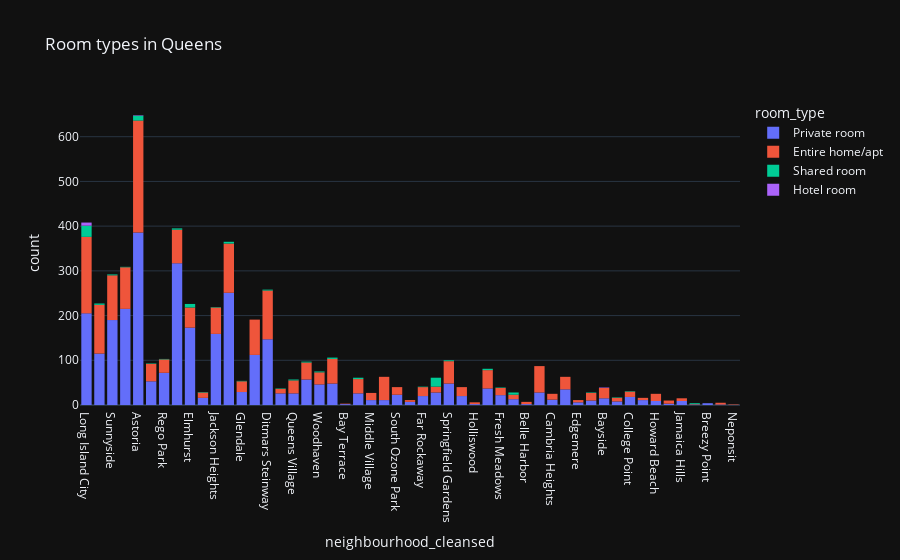

Write notebook code for a chart like this one.
### Code cell
abnb_queens_df = abnb[abnb.neighbourhood_group_cleansed == 'Queens']

room_graph=px.histogram(abnb_queens_df, x="neighbourhood_cleansed",color = "room_type",title="Room types in Queens", template="plotly_dark")
room_graph.show()

### Figure 1 — Plotly figure (JSON) as saved in the notebook; plotly's stock layout.template omitted (floating-point values rounded to 4 significant figures; data arrays with more than 128 entries replaced by an {"elided": "..."} marker saying what was removed)
{"data": [{"alignmentgroup": "True", "bingroup": "x", "hovertemplate": "room_type=Private room<br>neighbourhood_cleansed=%{x}<br>count=%{y}<extra></extra>", "legendgroup": "Private room", "marker": {"color": "#636efa", "pattern": {"shape": ""}}, "name": "Private room", "offsetgroup": "Private room", "orientation": "v", "showlegend": true, "type": "histogram", "x": {"elided": "3085 str values"}, "xaxis": "x", "yaxis": "y"}, {"alignmentgroup": "True", "bingroup": "x", "hovertemplate": "room_type=Entire home/apt<br>neighbourhood_cleansed=%{x}<br>count=%{y}<extra></extra>", "legendgroup": "Entire home/apt", "marker": {"color": "#EF553B", "pattern": {"shape": ""}}, "name": "Entire home/apt", "offsetgroup": "Entire home/apt", "orientation": "v", "showlegend": true, "type": "histogram", "x": {"elided": "1970 str values"}, "xaxis": "x", "yaxis": "y"}, {"alignmentgroup": "True", "bingroup": "x", "hovertemplate": "room_type=Shared room<br>neighbourhood_cleansed=%{x}<br>count=%{y}<extra></extra>", "legendgroup": "Shared room", "marker": {"color": "#00cc96", "pattern": {"shape": ""}}, "name": "Shared room", "offsetgroup": "Shared room", "orientation": "v", "showlegend": true, "type": "histogram", "x": ["Ditmars Steinway", "Jamaica", "Astoria", "Long Island City", "Astoria", "Long Island City", "Ozone Park", "Astoria", "Ditmars Steinway", "Corona", "Ozone Park", "Corona", "Elmhurst", "Forest Hills", "Hollis", "Astoria", "Corona", "Far Rockaway", "Corona", "Astoria", "Corona", "Corona", "Queens Village", "Corona", "Elmhurst", "Forest Hills", "Flushing", "Flushing", "Long Island City", "Woodhaven", "Richmond Hill", "Queens Village", "Long Island City", "Astoria", "Rego Park", "Sunnyside", "Astoria", "Maspeth", "Corona", "Corona", "Little Neck", "Jackson Heights", "Elmhurst", "Jamaica", "Springfield Gardens", "St. Albans", "Sunnyside", "Maspeth", "Briarwood", "Long Island City", "Ozone Park", "Forest Hills", "Long Island City", "Flushing", "Elmhurst", "Long Island City", "Jamaica", "Corona", "Long Island City", "Long Island City", "Fresh Meadows", "Long Island City", "St. Albans", "Little Neck", "Long Island City", "Flushing", "Woodside", "Elmhurst", "Elmhurst", "Long Island City", "Long Island City", "Long Island City", "Long Island City", "Long Island City", "Long Island City", "Long Island City", "College Point", "Springfield Gardens", "Astoria", "Astoria", "Long Island City", "Long Island City", "Long Island City", "Kew Gardens Hills", "Elmhurst", "Woodside", "Woodside", "Astoria", "Astoria", "Elmhurst", "Corona", "Long Island City", "Woodhaven", "Ridgewood", "Long Island City", "Kew Gardens", "Glendale", "Long Island City", "Corona", "Corona", "Corona", "Corona", "Corona", "Corona", "Corona", "Jamaica Estates", "Jamaica Estates", "Long Island City", "Corona", "Jamaica Estates", "St. Albans", "Jamaica Estates", "Jamaica Estates", "Corona"], "xaxis": "x", "yaxis": "y"}, {"alignmentgroup": "True", "bingroup": "x", "hovertemplate": "room_type=Hotel room<br>neighbourhood_cleansed=%{x}<br>count=%{y}<extra></extra>", "legendgroup": "Hotel room", "marker": {"color": "#ab63fa", "pattern": {"shape": ""}}, "name": "Hotel room", "offsetgroup": "Hotel room", "orientation": "v", "showlegend": true, "type": "histogram", "x": ["Astoria", "Long Island City", "Long Island City", "Long Island City", "Long Island City", "Long Island City", "Long Island City", "Bayside", "Long Island City"], "xaxis": "x", "yaxis": "y"}], "layout": {"barmode": "relative", "legend": {"title": {"text": "room_type"}, "tracegroupgap": 0}, "title": {"text": "Room types in Queens"}, "xaxis": {"anchor": "y", "domain": [0, 1], "title": {"text": "neighbourhood_cleansed"}}, "yaxis": {"anchor": "x", "domain": [0, 1], "title": {"text": "count"}}}}
